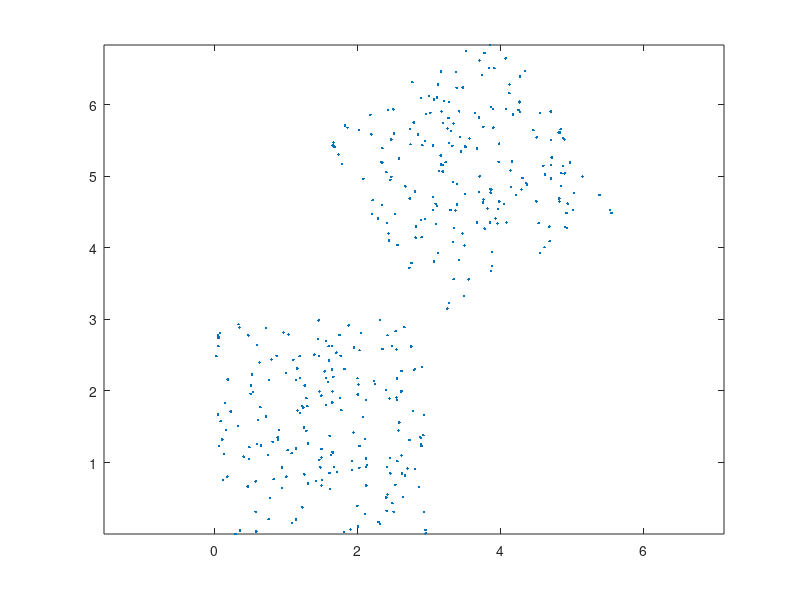

Recreate this plot in MATLAB.
nsig=.3;
N1=200;t=linspace(-pi,pi,N1);x=sin(t);y=cos(t);
cluster1=[x;y]+nsig*rand(2,N1);
N1=200;t=linspace(-pi,pi,N1);x=sin(t)+1;y=-cos(t);
cluster2=[x;y]+nsig*rand(2,N1);
data=[cluster1 cluster2];
%%
nsig = 3;
N1=200;cluster1=nsig*rand(2,N1);
N1=200;tet=pi/6;cluster2=[cos(tet) -sin(tet);sin(tet) cos(tet)]*cluster1+3;

data=[cluster1 cluster2];

[dim N]=size(data);
figure,plot(data(1,:),data(2,:),'.'),axis equal;

% [K Kx_xi]=kernel_matrix(data1,data2,n,N1,N2,params)